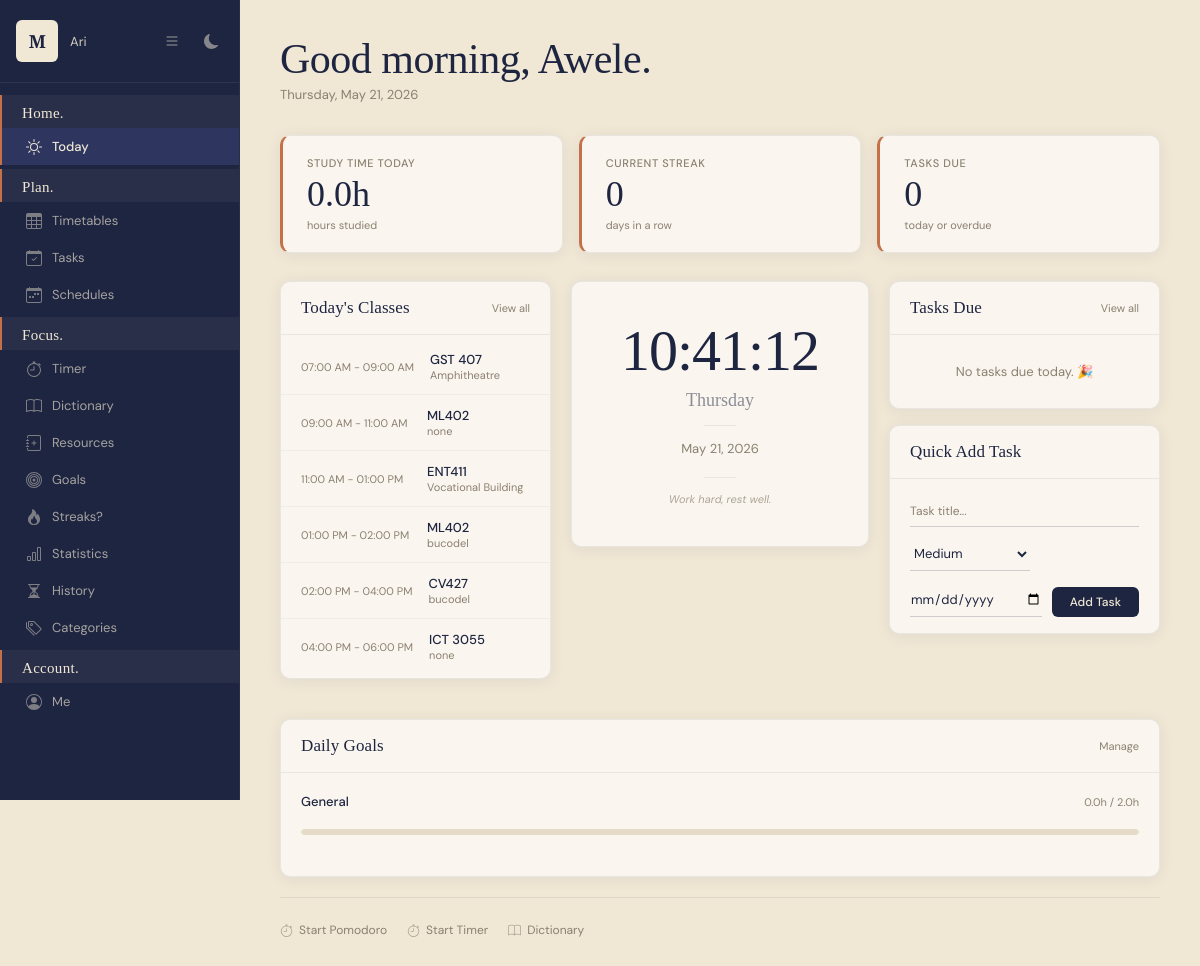
The app's page / (signed in), older data.
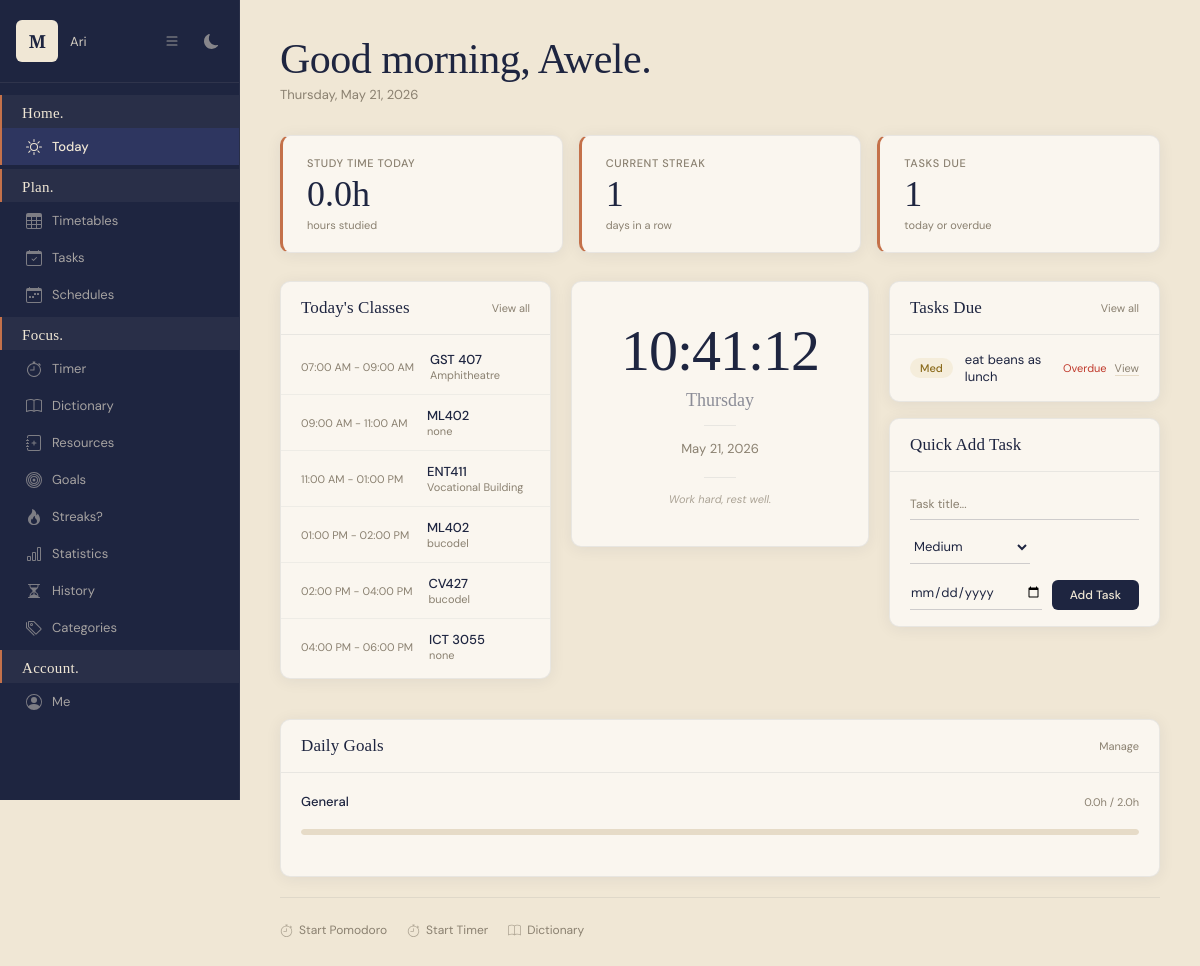
The same page, newer data.
### planner/models.py (models this page shows, shortened)
class Subject_and_location(models.Model):
    subject = models.CharField(max_length=1000)
    location = models.CharField(max_length=100)
    category = models.ForeignKey(
        'StudyCategory',
        on_delete=models.SET_NULL,
        null=True,
        blank=True
    )

class StudyGoal(models.Model):
    GOAL_TYPE_CHOICES = [
        ('daily', 'Daily'),
        ('weekly', 'Weekly'),
    ]
    user = models.ForeignKey(User, on_delete=models.CASCADE)
    name = models.CharField(max_length=100, blank=True, null=True)
    goal_type = models.CharField(max_length=10, choices=GOAL_TYPE_CHOICES)
    target_hours = models.DecimalField(max_digits=5, decimal_places=2)
    category = models.ForeignKey(StudyCategory, on_delete=models.CASCADE, null=True, blank=True)
    is_active = models.BooleanField(default=True)
    created_at = models.DateTimeField(auto_now_add=True)
    def get_progress(self):
        from django.utils import timezone
        from datetime import timedelta
        from django.db.models import Sum
        now = timezone.now()
        today = now.date()
        if self.goal_type == 'daily':
            sessions = StudySession.objects.filter(
                user=self.user,
                is_active=False,
                start_time__year=today.year,
                start_time__month=today.month,
                start_time__day=today.day
            )
        if self.category:
            sessions = sessions.filter(category=self.category)
        total_seconds = sessions.aggregate(total=Sum('duration_seconds'))['total'] or 0
        total_hours = total_seconds / 3600
        if self.target_hours > 0:
            percentage = min((total_hours / float(self.target_hours)) * 100, 100)
        else:
            percentage = 0
        return {
            'current_hours': round(total_hours, 2),
            'target_hours': float(self.target_hours),
            'percentage': int(round(percentage, 0)),
            'remaining_hours': round(max(float(self.target_hours) - total_hours, 0), 2)
        }
    class Meta:
        ordering = ['-created_at']

class Task(models.Model):
    PRIORITY_CHOICES = [
        ('low', 'Low'),
        ('medium', 'Medium'),
        ('high', 'High'),
    ]
    STATUS_CHOICES = [
        ('not_started', 'Not Started'),
        ('in_progress', 'In Progress'),
        ('completed', 'Completed'),
    ]
    task_board = models.ForeignKey(TaskBoard, on_delete=models.CASCADE, related_name="tasks")
    title = models.CharField(max_length=200)
    description = models.TextField(blank=True, null=True)
    priority = models.CharField(max_length=10, choices=PRIORITY_CHOICES, default='medium')
    status = models.CharField(max_length=20, choices=STATUS_CHOICES, default='not_started')
    is_done = models.BooleanField(default=False)  # Keep for backward compatibility
    due_date = models.DateField(blank=True, null=True)

### planner/views/general_views.py (the view)
# urls.py: path('', views.home, name='home'),
@login_required(login_url='planner:login')
def home(request):
    today = timezone.now()
    today_date = today.date()
    day_name = today.strftime('%A')
    timetables = Timetable.objects.filter(user=request.user)
    today_classes = []
    for timetable in timetables:
        entries = TimetableEntry.objects.filter(
            timetable=timetable,
            day=day_name
        ).select_related('timeslot', 'subjectInfo').order_by('timeslot__start_time')
        for entry in entries:
            today_classes.append({
                'time': f"{entry.timeslot.start_time.strftime('%I:%M %p')} - {entry.timeslot.end_time.strftime('%I:%M %p')}",
                'subject': entry.subjectInfo.subject,
                'location': entry.subjectInfo.location,
            })
    today_tasks = Task.objects.filter(
        task_board__user=request.user,
        due_date__lte=today_date,
        is_done=False
    ).select_related('task_board').order_by('due_date')[:10]
    today_sessions = StudySession.objects.filter(
        user=request.user,
        is_active=False,
        start_time__date=today_date
    )
    today_study_seconds = today_sessions.aggregate(
        total=Sum('duration_seconds')
    )['total'] or 0
    today_study_hours = round(today_study_seconds / 3600, 2)
    daily_goals = StudyGoal.objects.filter(
        user=request.user,
        goal_type='daily',
        is_active=True
    )
    goal_progress = []
    for goal in daily_goals:
        progress = goal.get_progress()
        goal_progress.append({
            'goal': goal,
            'progress': progress
        })
    current_streak = StudySession.get_user_streak(request.user)
    active_session = StudySession.objects.filter(
        user=request.user,
        is_active=True
    ).first()
    context = {
        'today_date': today_date,
        'day_name': day_name,
        'today_classes': today_classes,
        'today_tasks': today_tasks,
        'today_study_hours': today_study_hours,
        'goal_progress': goal_progress,
        'current_streak': current_streak,
        'active_session': active_session,
    }
    return render(request, 'today.html', context)

### planner/models.py (called while the page is built)
    @staticmethod
    def get_user_streak(user):
        from datetime import date, timedelta
        sessions = StudySession.objects.filter(
            user=user,
            is_active=False
        ).order_by('-start_time')
        if not sessions.exists():
            return 0
        study_dates = set()
        for session in sessions:
            study_dates.add(session.start_time.date())
        study_dates = sorted(study_dates, reverse=True)
        today = date.today()
        yesterday = today - timedelta(days=1)
        if today not in study_dates and yesterday not in study_dates:
            return 0
        streak = 0
        current_date = today if today in study_dates else yesterday
        while current_date in study_dates:
            streak += 1
            current_date -= timedelta(days=1)
        return streak

### planner/templates/today.html (shortened to what the changed rows need)
{% extends 'base.html' %}
{% block content %}
    <div class="today-header">
        <h1 class="today-greeting">Good
            {% now "H" as current_hour %}
            {% if current_hour < "12" %}morning{% elif current_hour < "17" %}afternoon{% else %}evening{% endif %},
            {{ user.first_name|default:user.username }}.
        </h1>
    </div>
    <div class="stats-row">
        <div class="stat-card stat-card-accent">
            <span class="stat-card-label">Current Streak</span>
            <span class="stat-card-value">{{ current_streak }}</span>
            <span class="stat-card-sub">days in a row</span>
        </div>
        <div class="stat-card stat-card-accent">
            <span class="stat-card-label">Tasks Due</span>
            <span class="stat-card-value">{{ today_tasks.count }}</span>
            <span class="stat-card-sub">today or overdue</span>
        </div>
    </div>
    <div class="today-grid">
        <div class="section-card">
            <div class="section-card-body">
                {% if today_classes %}
                    {% for class in today_classes %}
                    <div class="class-row">
                        <span class="class-time">{{ class.time }}</span>
                        <div>
                            <div class="class-subject">{{ class.subject }}</div>
                            <div class="class-location">{{ class.location }}</div>
                        </div>
                    </div>
                    {% endfor %}
                {% else %}
                    <div class="empty-state">No classes today.</div>
                {% endif %}
            </div>
        </div>
        <div>
            <div class="section-card" style="margin-bottom: 16px;">
                <div class="section-card-body">
                    {% if today_tasks %}
                        {% for task in today_tasks %}
                        <div class="task-row">
                            {% if task.priority == 'high' %}
                                <span class="badge badge-high">High</span>
                            {% elif task.priority == 'medium' %}
                                <span class="badge badge-medium">Med</span>
                            {% else %}
                                <span class="badge badge-low">Low</span>
                            {% endif %}
                            <span class="task-title">{{ task.title }}</span>
                            <div class="task-meta">
                                {% if task.due_date < today_date %}
                                    <span class="task-overdue">Overdue</span>
                                {% endif %}
                                <a href="{% url 'planner:task_board' task.task_board.id %}" class="task-link">View</a>
                            </div>
                        </div>
                        {% endfor %}
                    {% else %}
                        <div class="empty-state">No tasks due today. 🎉</div>
                    {% endif %}
                </div>
            </div>
        </div>
    </div>
    {% if goal_progress %}
    <div class="section-card" style="margin-bottom: 20px;">
        <div class="section-card-body">
            <div class="goals-row" style="padding: 16px 20px;">
                {% for item in goal_progress %}
                <div class="goal-row" style="padding: 0;">
                    <div class="goal-row-top">
                        <span class="goal-name">
                            {% if item.goal.category %}{{ item.goal.category.name }}{% else %}General{% endif %}
                        </span>
                        <span class="goal-hours">{{ item.progress.current_hours }}h / {{ item.progress.target_hours }}h</span>
                    </div>
                    <progress value="{{ item.progress.percentage }}" max="100"></progress>
                </div>
                {% endfor %}
            </div>
        </div>
    </div>
    {% endif %}
{% endblock %}

Row changes from the older to the newer data that the page shows:
added Task: priority "Med", title "eat beans as lunch", due_date "Overdue"
Text that changed along with them:
{{ current_streak }}: "0" → "1"
{{ today_tasks.count }}: "0" → "1"
text no longer shown: "No tasks due today. 🎉"
